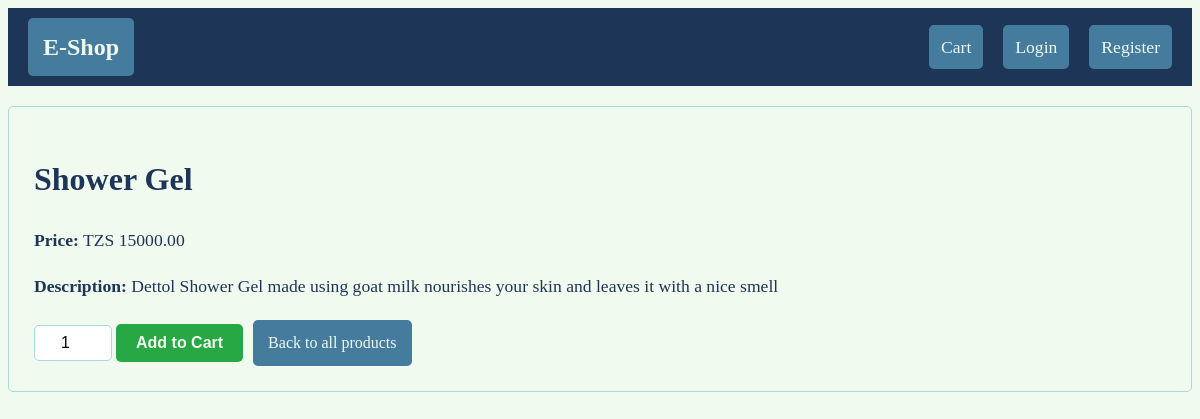
/product/1/, run on the app's committed database.
### store/models.py (models this page shows, shortened)
class Product(models.Model):
    name = models.CharField(max_length=200, null=False, blank=False)
    price = models.DecimalField(max_digits=10, decimal_places=2)
    description = models.TextField(null=True, blank=True)

### store/views.py (the view)
# urls.py: path('product/<int:product_id>/', views.product_detail, name="product_detail"),
def product_detail(request, product_id):
    product = get_object_or_404(Product, pk=product_id)
    context = {'product': product}
    return render(request, 'store/product_detail.html', context)

### store/templates/store/product_detail.html (shortened to what this page needs)
{% extends 'base.html' %}
{% load static %}
{% block content %}
    <div class="product-detail-container">
        <h1>{{ product.name }}</h1>
        <p><strong>Price:</strong> TZS {{ product.price }}</p>
        <p><strong>Description:</strong> {{ product.description }}</p>
        <div class="buttons-container">
            <form method="POST" action="{% url 'add_to_cart' product.id %}">
                <input type="number" name="quantity" value="1" min="1" class="quantity-input">
                <button type="submit" class="add-to-cart-btn">Add to Cart</button>
            </form>
            <a href="{% url 'store' %}">Back to all products</a>
        </div>
    </div>
{% endblock content %}

### store/static/css/main.css (style rules this page uses)
:root { --red-pantone: #e63946ff; --honeydew: #f1faeeff; --non-photo-blue: #a8dadcff; --cerulean: #457b9dff; --berkeley-blue: #1d3557ff; }
body { font-family: "Comic Sans MS", "Comic Sans", cursive; background-color: var(--honeydew); color: var(--berkeley-blue); line-height: 1.6; }
h1 { color: var(--cerulean); text-align: center; }
a { display: inline-block; padding: 10px 15px; text-decoration: none; background-color: var(--cerulean); color: var(--honeydew); border-radius: 5px; transition: background-color 0.3s ease; }
.product-detail-container { background: var(--honeydew); border: 1px solid var(--non-photo-blue); border-radius: 5px; padding: 25px; margin-top: 20px; }
.product-detail-container h1 { text-align: left; color: var(--berkeley-blue); }
.product-detail-container p { font-size: 1.1em; }
.add-to-cart-btn { background-color: #28a745; color: var(--honeydew); border: none; padding: 10px 20px; border-radius: 5px; cursor: pointer; font-size: 1em; font-weight: bold; transition: background-color 0.3s ease; }
.buttons-container { display: flex; align-items: center; gap: 10px; margin-top: 20px; }
.quantity-input { width: 60px; padding: 8px; text-align: center; border: 1px solid var(--non-photo-blue); border-radius: 5px; font-size: 1em; }

### data on the page
Product: name "Shower Gel", price "15000.00", description "Dettol Shower Gel made using goat milk nourishes your skin and leaves it with a nice smell"
